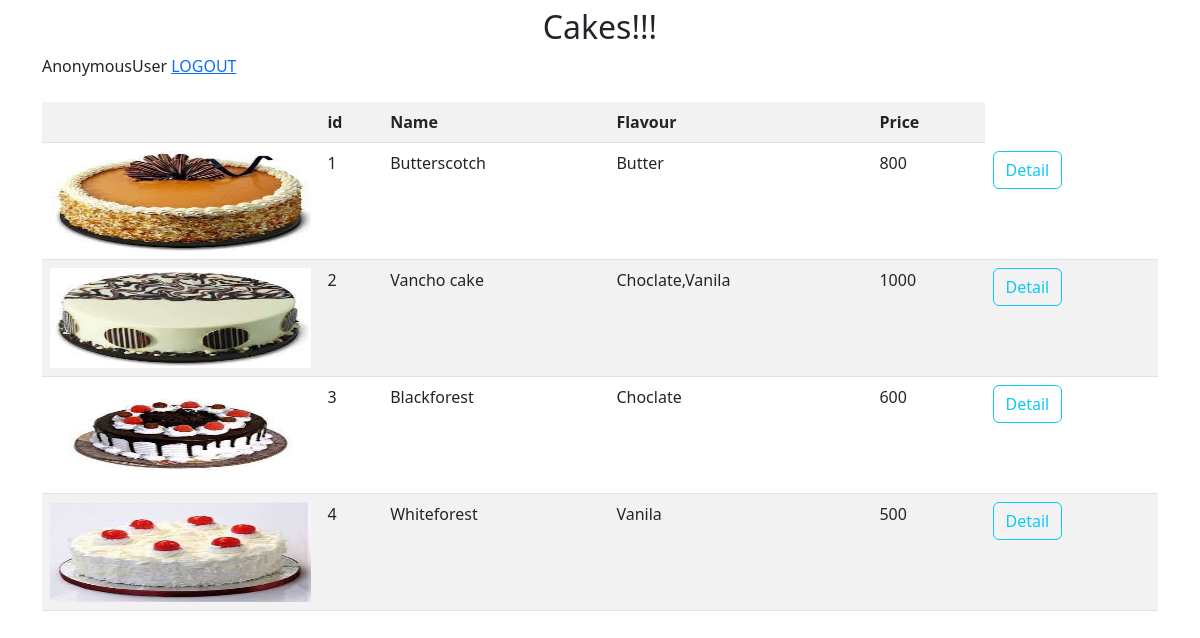
Screenshot of /cake/list/ with the database file from the repository.
### myapp/models.py (models this page shows, shortened)
class Cakes(models.Model):
    name=models.CharField(max_length=250)
    flavour=models.CharField(max_length=250)
    price=models.PositiveIntegerField()
    shape=models.CharField(max_length=250)
    weight=models.CharField(max_length=250)
    layer=models.CharField(max_length=250)
    description=models.CharField(max_length=250,default="null")
    pic=models.ImageField(upload_to="images",null=True,blank=True)

### myapp/views.py (the view)
# urls.py: path('cake/list/',views.CakeListView.as_view(),name="cake-list"),
class CakeListView(View):
    def get(self,request,*args,**kwargs):
        qs=Cakes.objects.all()
        return render(request,"cake-list.html",{"cakes":qs})

### myapp/templates/cake-list.html (shortened to what this page needs)
<!DOCTYPE html>
<html lang="en">
<head>
    <link href="https://cdn.jsdelivr.net/npm/bootstrap@5.3.0-alpha1/dist/css/bootstrap.min.css" rel="stylesheet">
</head>
<body>
    <div class="container">
        <h1 class="fs-2 text-center mt-2">Cakes!!!</h1>
        {{request.user}}
        <a href="{%url 'signout'%}">LOGOUT</a>
        <table class="table table-striped mt-4">
        <tr>
            <th></th>
            <th>id</th>
            <th>Name</th>
            <th>Flavour</th>
            <th>Price</th>
        </tr>
        {%for i in cakes%}
        <tr>
            <td>
                {%if i.pic%}
                <img src="{{i.pic.url}}" alt="" width="100%" height="100px">
                {%endif%}
            </td>
            <td>{{forloop.counter}}</td>
            <td>{{i.name}}</td>
            <td>{{i.flavour}}</td>
            <td>{{i.price}}</td>
            <td>
                <a href="{%url 'cake-detail' i.id%}"  class="btn btn-outline-info">Detail</a>
            </td>
        </tr>
        {%endfor%}
    </table>
    </div>
</body>
</html>

### rows the page displays
Cakes: pic (picture), name "Butterscotch", flavour "Butter", price "800"
Cakes: pic (picture), name "Vancho cake", flavour "Choclate,Vanila", price "1000"
Cakes: pic (picture), name "Blackforest", flavour "Choclate", price "600"
Cakes: pic (picture), name "Whiteforest", flavour "Vanila", price "500"

### other values shown
{{ request.user }} "AnonymousUser"
